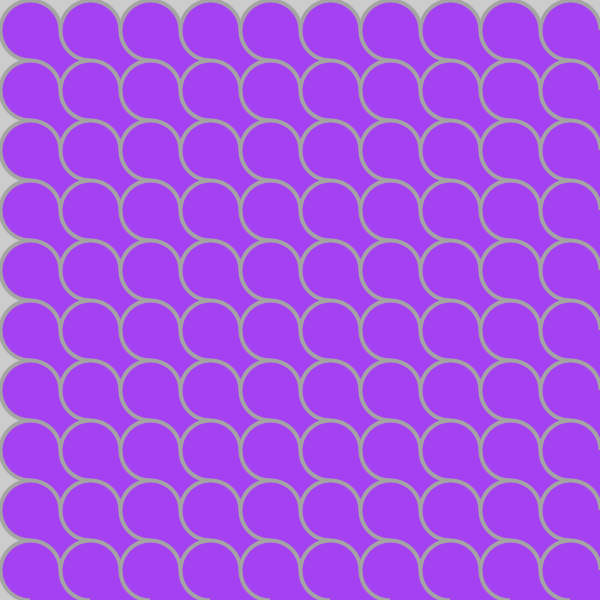
Frame 1 (no input)
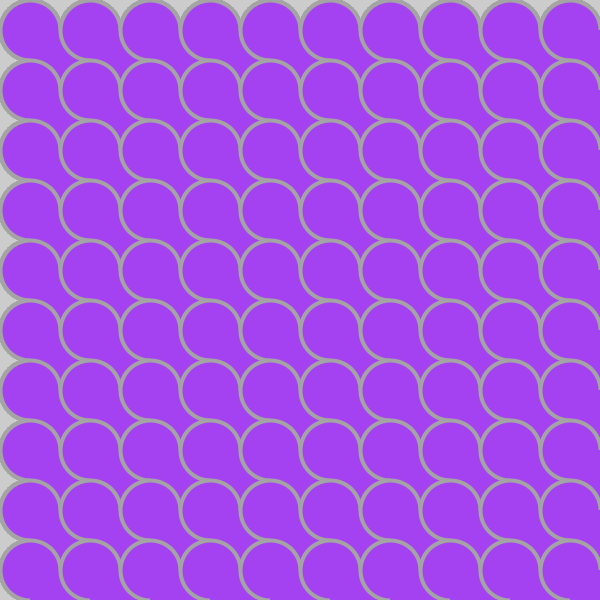
Frame 60 (the mouse pressed at the canvas centre just before this capture)
Frame 120 (the mouse held since frame 60 and released just before this capture): identical to frame 60, image omitted

The Processing sketch that drew these frames (run headless with seeded random() and noise(); from frame 60 on, the mouse is pressed at the canvas centre):

// Processing sketch: processing_105777
// ── processing_105777.pde

float []xPos1;
float []yPos1;
float []ySpeed1;
int sizeSquares;
int numSquares;
int colorR;
int colorG;
int colorB;

void setup() {
  size (600, 600);

  //set up color
  colorR = int(random(0, 255));
  colorG = int(random(0, 255));
  colorB = int(random(0, 255));

  //square color,shape and position
  numSquares = 10;
  xPos1 = new float[numSquares];
  yPos1 = new float[numSquares];
  ySpeed1 = new float[numSquares];


  // declare the xPos, yPos and ballSize
  for (int i=0; i<numSquares; i++) {
    for (int j=0; j<numSquares; j++) {
      xPos1[i] = i*(width/numSquares);
      yPos1[j] = j*(width/numSquares);
    }
  }
}

void draw() {
  for (int i=0; i<numSquares; i++) {
    for (int j=0; j<numSquares; j++) {
      if (!mousePressed) {
        stroke(colorR);
        strokeWeight(4);
        fill (colorR-mouseX, colorG-mouseY, colorB-mouseX);
        ellipseMode (CENTER);
        ellipse (xPos1[i]+30, yPos1[j]+30, width/numSquares, width/numSquares);
        fill (colorR-mouseX, colorG-mouseY, colorB-mouseX);
        noStroke();
        ellipseMode (CENTER);
        ellipse (xPos1[i]+60, yPos1[j]+60, width/numSquares, width/numSquares);
      }
      else if (mousePressed) {
        colorR = int(random(0, 200));
        colorG = int(random(0, 200));
        colorB = int(random(0, 200));
      }
    }
  }
}
